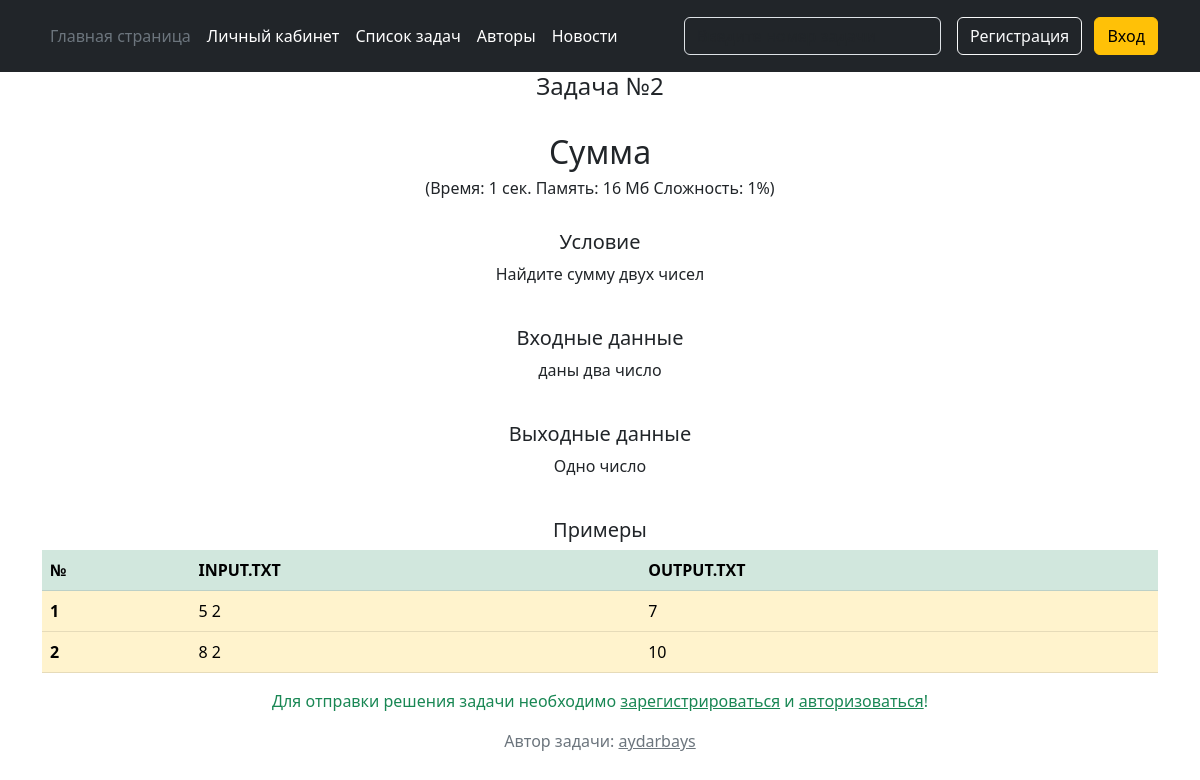
The page /problem/2 on the database as committed earlier.
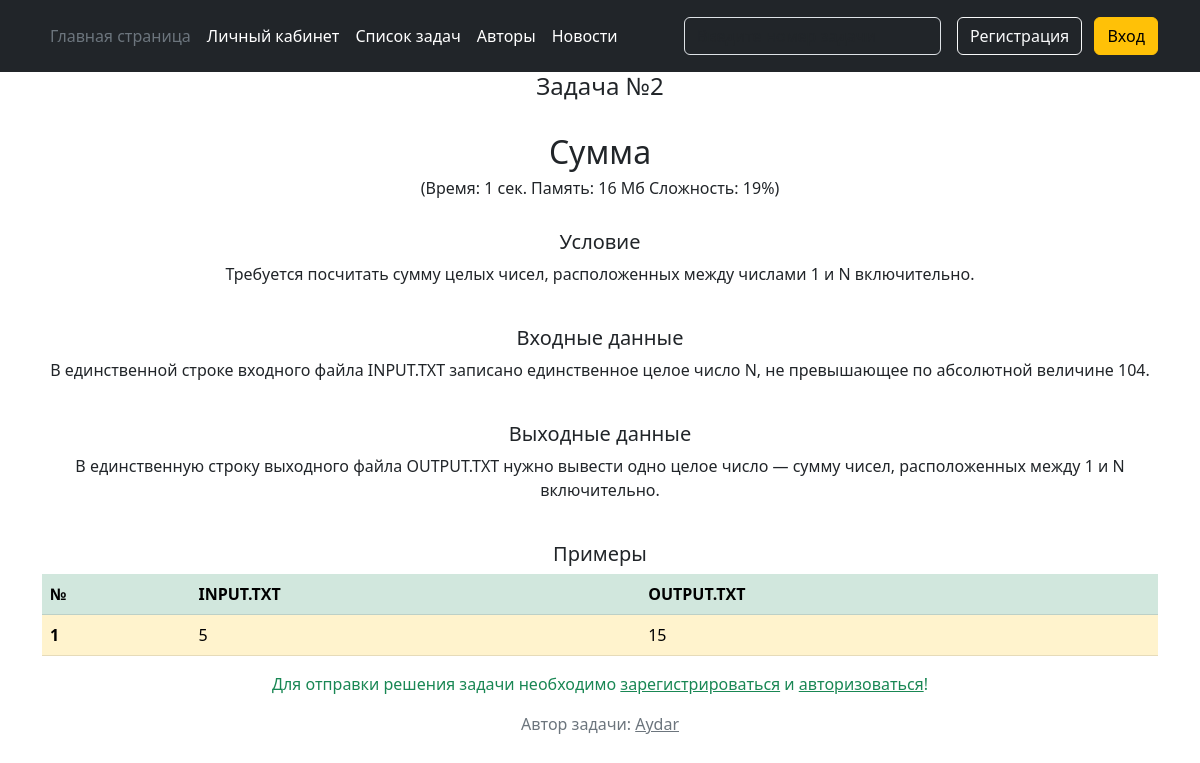
The same page on the database as committed later.
### data/problems.py (models this page shows)
class Problems(SqlAlchemyBase, SerializerMixin):
    __tablename__ = 'problems'
    id = sqlalchemy.Column(sqlalchemy.Integer, primary_key=True, autoincrement=True)
    author_id = sqlalchemy.Column(sqlalchemy.Integer, sqlalchemy.ForeignKey("users.id"))
    title = sqlalchemy.Column(sqlalchemy.String, nullable=True)
    description = sqlalchemy.Column(sqlalchemy.String, nullable=True)
    input_description = sqlalchemy.Column(sqlalchemy.String, nullable=True)
    output_description = sqlalchemy.Column(sqlalchemy.String, nullable=True)
    difficult = sqlalchemy.Column(sqlalchemy.Integer, nullable=True)
    rating = sqlalchemy.Column(sqlalchemy.Integer, default=100)
    example_count = sqlalchemy.Column(sqlalchemy.Integer, default=0)
    test_count = sqlalchemy.Column(sqlalchemy.Integer, default=0)
    time_needed = sqlalchemy.Column(sqlalchemy.String, default='1 сек')
    memory_needed = sqlalchemy.Column(sqlalchemy.String, default='16 Мб')
    post_date = sqlalchemy.Column(sqlalchemy.DateTime, default=datetime.datetime.now())
    author = orm.relationship('User')
    students_that_solved = orm.relationship('Solvings', back_populates='problem')
    students_that_liked = orm.relationship('FavouriteProblems', back_populates='problem')
    tests = orm.relationship('Test', back_populates='problem')
    examples = orm.relationship('Example', back_populates='problem')

### data/examples.py (models this page shows)
class Example(SqlAlchemyBase, SerializerMixin):
    __tablename__ = 'examples'
    id = sqlalchemy.Column(sqlalchemy.Integer, primary_key=True, autoincrement=True)
    no = sqlalchemy.Column(sqlalchemy.Integer)
    problem_id = sqlalchemy.Column(sqlalchemy.Integer, sqlalchemy.ForeignKey("problems.id"))
    input = sqlalchemy.Column(sqlalchemy.String, nullable=True)
    output = sqlalchemy.Column(sqlalchemy.String, nullable=True)
    problem = orm.relationship('Problems')

### data/users.py (models this page shows, shortened)
class User(SqlAlchemyBase, UserMixin, SerializerMixin):
    __tablename__ = 'users'
    id = sqlalchemy.Column(sqlalchemy.Integer,
                           primary_key=True, autoincrement=True)
    username = sqlalchemy.Column(sqlalchemy.String, nullable=False)
    email = sqlalchemy.Column(sqlalchemy.String,
                              index=True, unique=True, nullable=True)
    hashed_password = sqlalchemy.Column(sqlalchemy.String, nullable=True)
    role = sqlalchemy.Column(sqlalchemy.String)
    problems = orm.relationship('Problems', back_populates='author')
    solved_problems = orm.relationship('Solvings', back_populates='student')
    favourite_problems = orm.relationship('FavouriteProblems', back_populates='student')

### server.py (the view, shortened to what this page needs)
@app.route('/problem/<int:problem_id>', methods=['GET', 'POST'])
def problem_(problem_id):
    db_sess = db_session.create_session()
    problem = db_sess.query(Problems).filter(problem_id == Problems.id).first()
    if not problem:
        return render_template('not_exist_problem.html', title='Задача', problem_id=problem_id)
    examples = db_sess.query(Example).filter(Example.problem_id == problem_id)
    form = AnswerForm()
    return render_template('problem.html', title='Задача', problem=problem, examples=examples, form=form)

### forms/answer.py
class AnswerForm(FlaskForm):
    code = TextAreaField('Отправить решение', validators=[])
    file = FileField('Отправить файл', validators=[])
    message = Label('code', '')
    submit = SubmitField('Принять')

### data/db_session.py (called while the page is built)
def create_session() -> Session:
    global __factory
    return __factory()

### templates/problem.html
{% extends "base.html" %}
{% block content %}
<h4 xmlns="http://www.w3.org/1999/html">Задача №{{problem.id}}</h4><br>
    <h2>{{problem.title}}</h2>
    <h6>(Время: {{problem.time_needed}} сек. Память: {{problem.memory_needed}} Мб Сложность: {{problem.difficult}}%)</h6><br>
    <h5>Условие</h5>
    <p>{{problem.description}}</p><br>
    <h5>Входные данные</h5>
    <p>{{problem.input_description}}</p><br>
    <h5>Выходные данные</h5>
    <p>{{problem.output_description}}</p><br>
    <h5>Примеры</h5>
    <table class="table">
        <thead>
            <tr class="table-success">
                <th scope="col">№</th>
                <th scope="col">INPUT.TXT</th>
                <th scope="col">OUTPUT.TXT</th>
            </tr>
        </thead>
        <tbody>
            {% for item in examples %}
                <tr class="table-warning">
                    <th scope="col">{{item.no + 1}}</th>
                    <td>{{item.input}}</td>
                    <td>{{item.output}}</td>
                </tr>
            {% endfor %}
        </tbody>
    </table>
    {% if current_user.is_authenticated %}
        <form action="" method="post" enctype="multipart/form-data">
            {{ form.hidden_tag() }}
            <p>
                {{ form.code.label }}<br>
                {{ form.code(class="form-control") }}
                {% for error in form.code.errors %}
                    <p class="alert alert-danger" role="alert">
                        {{ error }}
                    </p>
                {% endfor %}
            </p>
            <p>
                {{ form.file.label }}: {{ form.file(class="form-control") }}<br>
                {% for error in form.file.errors %}
                    <p class="alert alert-danger" role="alert">
                        {{ error }}
                    </p>
                {% endfor %}
            </p>
            <p>{{form.message}}</p>
            <p>{{ form.submit(type="submit", class="btn btn-primary") }}</p>
        </form>
    {% else %}
        <p class="text-success">Для отправки решения задачи необходимо <a href="/register" class="link-success">зарегистрироваться</a> и <a href="/login" class="link-success">авторизоваться</a>!</p>
    {% endif %}
    <p class="text-secondary">Автор задачи: <a class="link-secondary" href="/profile/{{problem.author_id}}">{{problem.author.username}}</a></p>
{% endblock %}

### templates/base.html (shortened to what this page needs)
<!DOCTYPE html>
<html lang="en">
<head>
    <link rel="stylesheet" href=/static/css/style.css/>
    <link rel="stylesheet" href="/static/vendor/css/bootstrap.min.css">
</head>
<body>
    <header class="p-3 text-bg-dark">
    <div class="container">
      <div class="d-flex flex-wrap align-items-center justify-content-center justify-content-lg-start">
        <ul class="nav col-12 col-lg-auto me-lg-auto mb-2 justify-content-center mb-md-0">
          <li><a href="/" class="nav-link px-2 text-secondary">Главная страница</a></li>
          <li><a href="/profile" class="nav-link px-2 text-white">Личный кабинет</a></li>
          <li><a href="/problems" class="nav-link px-2 text-white">Список задач</a></li>
          <li><a href="/authors" class="nav-link px-2 text-white">Авторы</a></li>
          <li><a href="/news" class="nav-link px-2 text-white">Новости</a></li>
        </ul>
        <form class="col-12 col-lg-auto mb-3 mb-lg-0 me-lg-3" role="search" action="/problem">
          <input type="text" class="form-control form-control-dark text-bg-dark" placeholder="Введите номер задачи" aria-label="Поиск задач" name="problem_id">
        </form>
        <div class="text-end">
            {% if current_user.is_authenticated %}
                <a class="btn btn-warning" href="/logout">{{ current_user.role }}: {{ current_user.username }}</a>
            {% else %}
                <a class="btn btn-outline-light me-2" href="/register">Регистрация</a>
                <a class="btn btn-warning" href="/login">Вход</a>
            {% endif %}
        </div>
      </div>
    </div>
  </header>
    <center>
    <main role="main" class="container">
         {% block content %}{% endblock %}
    </main>
    </center>
</body>
</html>

Rows that differ between the two databases and show on the page:
no longer on this page (row edited): Example: item.no+1 "2", input "8 2", output "10"
changed Problems "Сумма": difficult "1" → "19"; description "Найдите сумму двух чисел" → "Требуется посчитать сумму целых чисел, расположенных между числами 1 и N включительно."; input_description "даны два число" → "В единственной строке входного файла INPUT.TXT записано единственное целое число N, не превышающее по абсолютной величине 104."; output_description "Одно число" → "В единственную строку выходного файла OUTPUT.TXT нужно вывести одно целое число — сумму чисел, расположенных между 1 и N включительно."
changed Example: input "5 2" → "5"; output "7" → "15"
changed User: author.username "aydarbays" → "Aydar"
